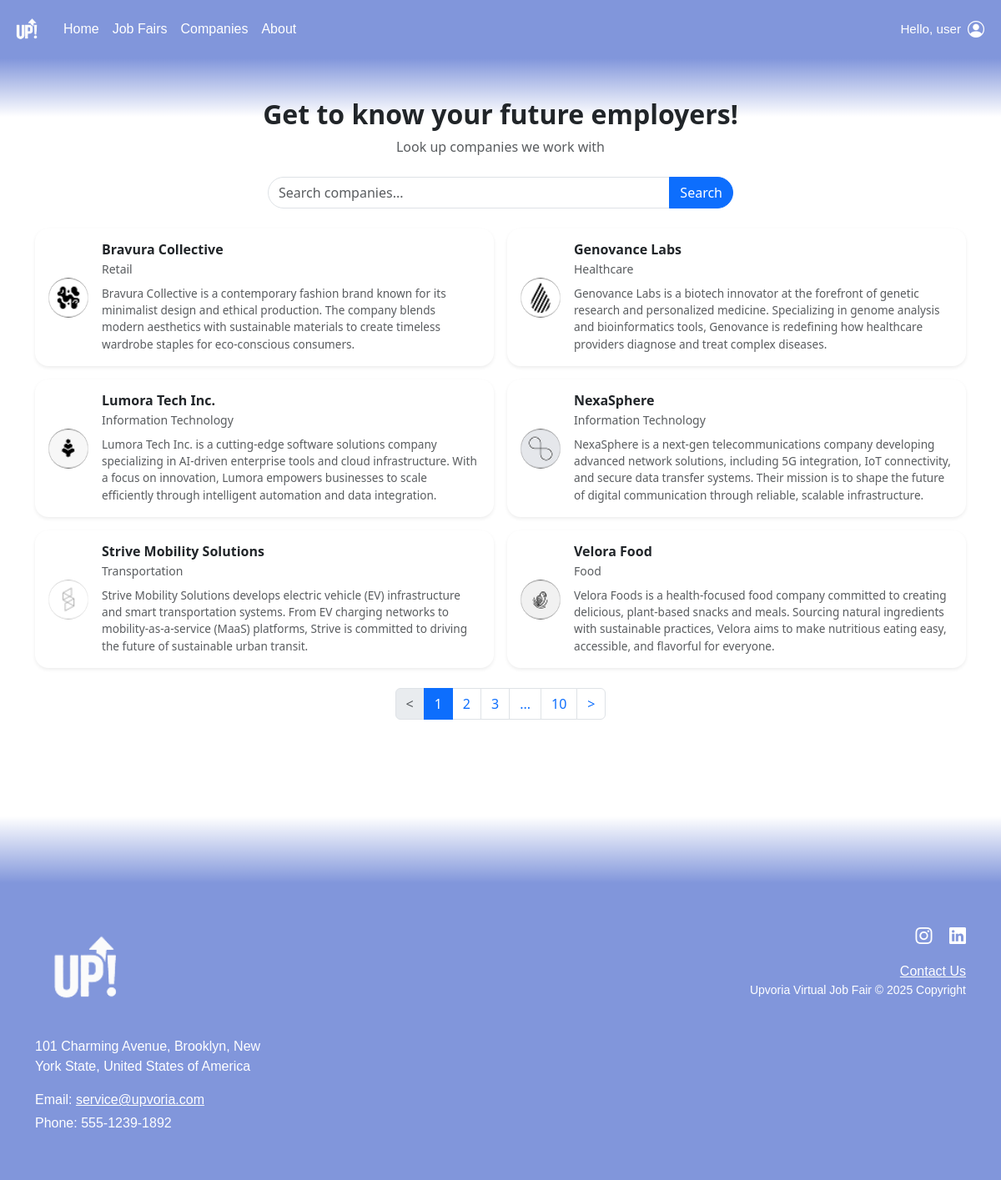
The app's page /user/company.php (signed in) with its own data.
### tables this page shows
CREATE TABLE `company` (
  `id` int(11) NOT NULL,
  `name` varchar(100) DEFAULT NULL,
  `category` varchar(100) DEFAULT NULL,
  `description` text DEFAULT NULL,
  `logo` varchar(255) DEFAULT NULL
);

### user/company.php (the view, shortened to what this page needs)
<?php
include '../db.php';
$search = $_GET['search'] ?? '';
$searchSql = $search ? "WHERE name LIKE '%" . mysqli_real_escape_string($conn, $search) . "%'" : '';
$query = "SELECT * FROM company $searchSql ORDER BY name ASC";
$result = mysqli_query($conn, $query);
?>
<!DOCTYPE html>
<html lang="en">
<head>
<link href="https://cdn.jsdelivr.net/npm/bootstrap@5.3.7/dist/css/bootstrap.min.css" rel="stylesheet" />
<link href="https://cdn.jsdelivr.net/npm/bootstrap-icons@1.10.5/font/bootstrap-icons.css" rel="stylesheet">
<link href="../assets/style.css" rel="stylesheet">
</head>
<body>
 <?php include '../assets/navbar.php'; ?>
<div class="container my-5 top">
  <h2 class="text-center fw-bold">Get to know your future employers!</h2>
  <p class="text-center text-muted">Look up companies we work with</p>
  <div class="d-flex justify-content-center my-4">
    <form method="GET" class="w-50">
      <div class="input-group">
        <input type="text" name="search" class="form-control rounded-start-pill" placeholder="Search companies..." value="<?= htmlspecialchars($search) ?>">
        <button class="btn btn-primary rounded-end-pill" type="submit">Search</button>
      </div>
    </form>
  </div>
  <div class="row g-3">
  <?php if (mysqli_num_rows($result) > 0): ?>
    <?php while ($company = mysqli_fetch_assoc($result)): ?>
      <div class="col-md-6">
        <div class="card shadow-sm border-0 rounded-4 p-3">
          <div class="d-flex align-items-center">
            <?php
              $logo = isset($company['logo']) ? htmlspecialchars($company['logo'], ENT_QUOTES) : 'default.png';
              $logoPath = '../admin/' . $logo;
            ?>
            <?php if (!empty($company['logo']) && file_exists($logoPath)): ?>
              <img src="<?= $logoPath ?>" alt="Logo" class="company-logo me-3">
            <?php else: ?>
              <div class="company-logo me-3 d-flex align-items-center justify-content-center bg-light text-muted">
                <span>N/A</span>
              </div>
            <?php endif; ?>
            <div class="flex-grow-1">
              <h6 class="mb-0 fw-bold"><?= htmlspecialchars($company['name']) ?></h6>
              <small class="text-muted"><?= htmlspecialchars($company['category'] ?? 'General') ?></small>
              <p class="text-muted mt-2 mb-0 small" style="font-size: 0.85em;">
                <?= htmlspecialchars($company['description'] ?? 'No description available.') ?>
              </p>
            </div>
          </div>
        </div>
      </div>
    <?php endwhile; ?>
  <?php else: ?>
    <p class="text-center text-muted">No companies found.</p>
  <?php endif; ?>
</div>
  <nav class="d-flex justify-content-center mt-4">
    <ul class="pagination">
      <li class="page-item disabled"><a class="page-link" href="#">&lt;</a></li>
      <li class="page-item active"><a class="page-link" href="#">1</a></li>
      <li class="page-item"><a class="page-link" href="#">2</a></li>
      <li class="page-item"><a class="page-link" href="#">3</a></li>
      <li class="page-item"><a class="page-link" href="#">...</a></li>
      <li class="page-item"><a class="page-link" href="#">10</a></li>
      <li class="page-item"><a class="page-link" href="#">&gt;</a></li>
    </ul>
  </nav>
</div>
<?php include '../assets/footer.php'; ?>
</body>
</html>

### assets/style.css (style rules this page uses)
body { margin: 0; padding: 0; }

### user/company.php (style rules this page uses)
.container { margin-top : 80px; }
.card { min-height: 165px; }
.company-logo { width: 48px; height: 48px; border-radius: 50%; object-fit: cover; flex-shrink: 0; }

### records on screen
company: logo (picture), name "Bravura Collective", category "Retail", description "Bravura Collective is a contemporary fashion brand known for its minimalist design and ethical production. The company blends modern aesthetics with sustainable materials to create timeless wardrobe staples for eco-conscious consumers."
company: logo (picture), name "Genovance Labs", category "Healthcare", description "Genovance Labs is a biotech innovator at the forefront of genetic research and personalized medicine. Specializing in genome analysis and bioinformatics tools, Genovance is redefining how healthcare providers diagnose and treat complex diseases."
company: logo (picture), name "Lumora Tech Inc.", category "Information Technology", description "Lumora Tech Inc. is a cutting-edge software solutions company specializing in AI-driven enterprise tools and cloud infrastructure. With a focus on innovation, Lumora empowers businesses to scale efficiently through intelligent automation and data integration."
company: logo (picture), name "NexaSphere", category "Information Technology", description "NexaSphere is a next-gen telecommunications company developing advanced network solutions, including 5G integration, IoT connectivity, and secure data transfer systems. Their mission is to shape the future of digital communication through reliable, scalable infrastructure."
company: logo (picture), name "Strive Mobility Solutions", category "Transportation", description "Strive Mobility Solutions develops electric vehicle (EV) infrastructure and smart transportation systems. From EV charging networks to mobility-as-a-service (MaaS) platforms, Strive is committed to driving the future of sustainable urban transit."
company: logo (picture), name "Velora Food", category "Food", description "Velora Foods is a health-focused food company committed to creating delicious, plant-based snacks and meals. Sourcing natural ingredients with sustainable practices, Velora aims to make nutritious eating easy, accessible, and flavorful for everyone."

### other values on screen
$_SESSION['name'] "user"
